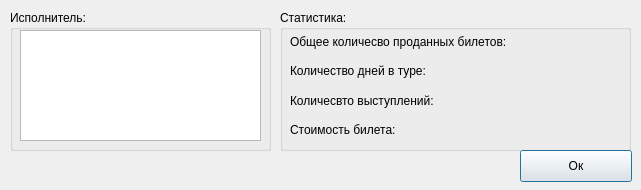
<?xml version="1.0" encoding="UTF-8"?>
<ui version="4.0">
 <class>info</class>
 <widget class="QDialog" name="info">
  <property name="geometry">
   <rect>
    <x>0</x>
    <y>0</y>
    <width>641</width>
    <height>190</height>
   </rect>
  </property>
  <property name="windowTitle">
   <string>Dialog</string>
  </property>
  <widget class="QGroupBox" name="groupBox">
   <property name="geometry">
    <rect>
     <x>10</x>
     <y>10</y>
     <width>261</width>
     <height>141</height>
    </rect>
   </property>
   <property name="title">
    <string>Исполнитель:</string>
   </property>
   <widget class="QListWidget" name="listWidget">
    <property name="geometry">
     <rect>
      <x>10</x>
      <y>20</y>
      <width>241</width>
      <height>111</height>
     </rect>
    </property>
   </widget>
  </widget>
  <widget class="QGroupBox" name="groupBox_2">
   <property name="geometry">
    <rect>
     <x>280</x>
     <y>10</y>
     <width>351</width>
     <height>141</height>
    </rect>
   </property>
   <property name="title">
    <string>Статистика:</string>
   </property>
   <widget class="QWidget" name="layoutWidget">
    <property name="geometry">
     <rect>
      <x>10</x>
      <y>20</y>
      <width>331</width>
      <height>111</height>
     </rect>
    </property>
    <layout class="QHBoxLayout" name="horizontalLayout">
     <item>
      <layout class="QVBoxLayout" name="verticalLayout_2">
       <item>
        <widget class="QLabel" name="label">
         <property name="text">
          <string>Общее количесво проданных билетов:</string>
         </property>
        </widget>
       </item>
       <item>
        <widget class="QLabel" name="label_2">
         <property name="text">
          <string>Количество дней в туре:</string>
         </property>
        </widget>
       </item>
       <item>
        <widget class="QLabel" name="label_3">
         <property name="text">
          <string>Количесвто выступлений:</string>
         </property>
        </widget>
       </item>
       <item>
        <widget class="QLabel" name="label_4">
         <property name="text">
          <string>Стоимость билета:</string>
         </property>
        </widget>
       </item>
      </layout>
     </item>
     <item>
      <layout class="QVBoxLayout" name="verticalLayout">
       <item>
        <widget class="QLabel" name="label_6">
         <property name="text">
          <string/>
         </property>
        </widget>
       </item>
       <item>
        <widget class="QLabel" name="label_8">
         <property name="text">
          <string/>
         </property>
        </widget>
       </item>
       <item>
        <widget class="QLabel" name="label_7">
         <property name="text">
          <string/>
         </property>
        </widget>
       </item>
       <item>
        <widget class="QLabel" name="label_5">
         <property name="text">
          <string/>
         </property>
        </widget>
       </item>
      </layout>
     </item>
    </layout>
   </widget>
  </widget>
  <widget class="QPushButton" name="pushButton">
   <property name="geometry">
    <rect>
     <x>520</x>
     <y>150</y>
     <width>112</width>
     <height>32</height>
    </rect>
   </property>
   <property name="text">
    <string>Ок</string>
   </property>
  </widget>
 </widget>
 <resources/>
 <connections/>
</ui>
